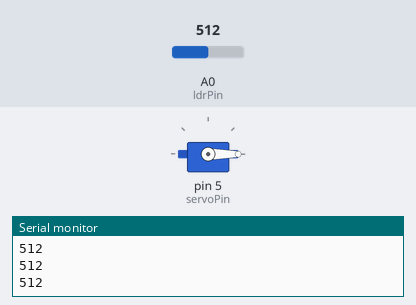
The sketch below on a simulated Arduino Uno, built with avr-gcc and run on an emulated ATmega328P. On the bench: servo, the last lines printed to the serial monitor. The test bench sets the inputs (shaded band); at power-on: A0 (ldrPin) = 512.

Above: at 1.2 s.
1.3 s: A0 (ldrPin) set to 488
At 1.38 s:
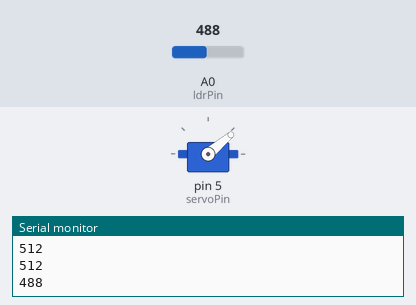
4.3 s: A0 (ldrPin) set to 510
At 4.3 s:
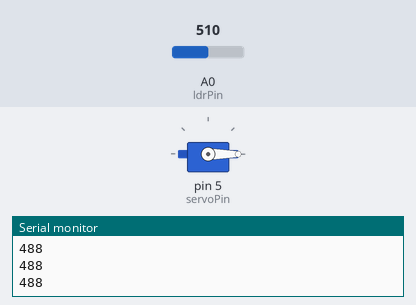
5.8 s: A0 (ldrPin) set to 490
At 5.89 s:
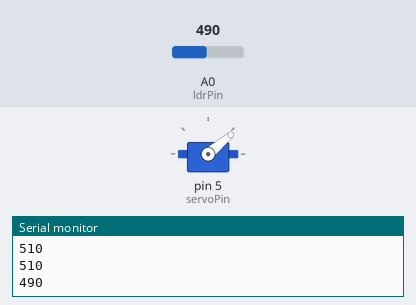
8.8 s: A0 (ldrPin) set to 511
At 8.8 s:
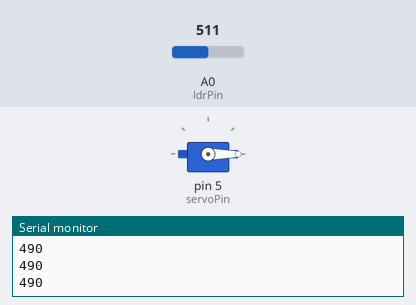
Timing chart, 0 to 11.3 s (numbered marks = the images above; inputs shaded):
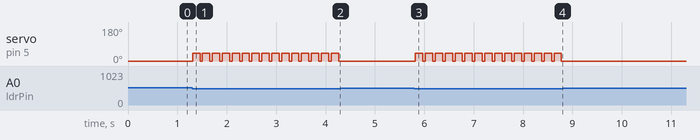

The sketch:

Dino_code.png.ino
```cpp
#include <Servo.h>

Servo myServo;

int ldrPin = A0;
int servoPin = 5;

int threshold = 500;  // adjust this!

void setup() {
  myServo.attach(servoPin);
  myServo.write(0);   // resting position
  Serial.begin(9600);
}

void loop() {
  int sensorValue = analogRead(ldrPin);
  Serial.println(sensorValue);

  if (sensorValue < threshold) {
    jump();
  }

  delay(50);
}

void jump() {
  myServo.write(40);  // press key
  delay(150);
  myServo.write(0);   // release
}
```

Measured:
- the behaviour switches between 500 and 499 on A0 (ldrPin) (found by bisection; images 0 and 1)
- after the input at 1.3 s, servo on pin 5 (servoPin): alternates 40° for 0.15 s and 0° for 0.05 s, starting at once
- after the input at 4.3 s, servo on pin 5 (servoPin): stops changing and stays 0°
- after the input at 5.8 s, servo on pin 5 (servoPin): alternates 40° for 0.15 s and 0° for 0.05 s, starting at once
- after the input at 8.8 s, servo on pin 5 (servoPin): stops changing and stays 0°
